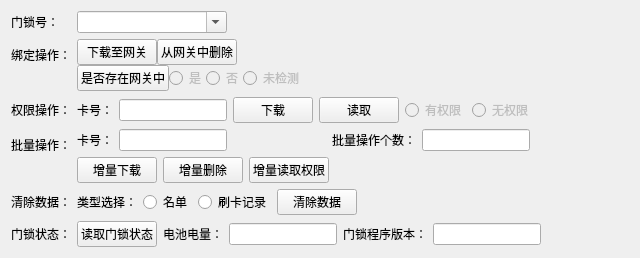
                   <widget class="QWidget" name="lock_params">
                    <attribute name="title">
                     <string>门锁参数</string>
                    </attribute>
                    <layout class="QFormLayout" name="formLayout_3">
                     <item row="0" column="0">
                      <widget class="QLabel" name="label_15">
                       <property name="text">
                        <string>门锁号：</string>
                       </property>
                      </widget>
                     </item>
                     <item row="0" column="1">
                      <widget class="QWidget" name="widget_15" native="true">
                       <layout class="QHBoxLayout" name="horizontalLayout_16">
                        <property name="leftMargin">
                         <number>0</number>
                        </property>
                        <property name="topMargin">
                         <number>0</number>
                        </property>
                        <property name="rightMargin">
                         <number>0</number>
                        </property>
                        <property name="bottomMargin">
                         <number>0</number>
                        </property>
                        <item>
                         <widget class="QComboBox" name="doorLockNumbercomboBox">
                          <property name="minimumSize">
                           <size>
                            <width>150</width>
                            <height>0</height>
                           </size>
                          </property>
                          <property name="editable">
                           <bool>true</bool>
                          </property>
                         </widget>
                        </item>
                        <item>
                         <spacer name="horizontalSpacer_12">
                          <property name="orientation">
                           <enum>Qt::Horizontal</enum>
                          </property>
                          <property name="sizeHint" stdset="0">
                           <size>
                            <width>402</width>
                            <height>20</height>
                           </size>
                          </property>
                         </spacer>
                        </item>
                       </layout>
                      </widget>
                     </item>
                     <item row="1" column="0">
                      <widget class="QLabel" name="label_18">
                       <property name="text">
                        <string>绑定操作：</string>
                       </property>
                      </widget>
                     </item>
                     <item row="1" column="1">
                      <widget class="QWidget" name="widget_14" native="true">
                       <layout class="QVBoxLayout" name="verticalLayout_18">
                        <property name="spacing">
                         <number>0</number>
                        </property>
                        <property name="leftMargin">
                         <number>0</number>
                        </property>
                        <property name="topMargin">
                         <number>0</number>
                        </property>
                        <property name="rightMargin">
                         <number>0</number>
                        </property>
                        <property name="bottomMargin">
                         <number>0</number>
                        </property>
                        <item>
                         <layout class="QVBoxLayout" name="verticalLayout_17">
                          <item>
                           <layout class="QHBoxLayout" name="horizontalLayout_13">
                            <item>
                             <widget class="QPushButton" name="downloadToTheGatewayButton">
                              <property name="text">
                               <string>下载至网关</string>
                              </property>
                             </widget>
                            </item>
                            <item>
                             <widget class="QPushButton" name="delteFormTheGatewayButton">
                              <property name="text">
                               <string>从网关中删除</string>
                              </property>
                             </widget>
                            </item>
                            <item>
                             <spacer name="horizontalSpacer_10">
                              <property name="orientation">
                               <enum>Qt::Horizontal</enum>
                              </property>
                              <property name="sizeHint" stdset="0">
                               <size>
                                <width>40</width>
                                <height>20</height>
                               </size>
                              </property>
                             </spacer>
                            </item>
                           </layout>
                          </item>
                          <item>
                           <layout class="QHBoxLayout" name="horizontalLayout_14">
                            <item>
                             <widget class="QPushButton" name="isExistsInTheGatewaytButton">
                              <property name="text">
                               <string>是否存在网关中</string>
                              </property>
                             </widget>
                            </item>
                            <item>
                             <widget class="QRadioButton" name="isInTheGatewayRadioButton">
                              <property name="enabled">
                               <bool>false</bool>
                              </property>
                              <property name="text">
                               <string>是</string>
                              </property>
                             </widget>
                            </item>
                            <item>
                             <widget class="QRadioButton" name="notInTheGatewayRadioButton">
                              <property name="enabled">
                               <bool>false</bool>
                              </property>
                              <property name="text">
                               <string>否</string>
                              </property>
                             </widget>
                            </item>
                            <item>
                             <widget class="QRadioButton" name="notCheackWhetherIntheGatewayradioButton">
                              <property name="enabled">
                               <bool>false</bool>
                              </property>
                              <property name="text">
                               <string>未检测</string>
                              </property>
                             </widget>
                            </item>
                            <item>
                             <spacer name="horizontalSpacer_9">
                              <property name="orientation">
                               <enum>Qt::Horizontal</enum>
                              </property>
                              <property name="sizeHint" stdset="0">
                               <size>
                                <width>40</width>
                                <height>20</height>
                               </size>
                              </property>
                             </spacer>
                            </item>
                           </layout>
                          </item>
                         </layout>
                        </item>
                       </layout>
                      </widget>
                     </item>
                     <item row="2" column="0">
                      <widget class="QLabel" name="label_16">
                       <property name="text">
                        <string>权限操作：</string>
                       </property>
                      </widget>
                     </item>
                     <item row="2" column="1">
                      <layout class="QHBoxLayout" name="horizontalLayout_15">
                       <item>
                        <widget class="QLabel" name="label_17">
                         <property name="text">
                          <string>卡号：</string>
                         </property>
                        </widget>
                       </item>
                       <item>
                        <widget class="QLineEdit" name="cardNemberLineEdit">
                         <property name="minimumSize">
                          <size>
                           <width>100</width>
                           <height>0</height>
                          </size>
                         </property>
                        </widget>
                       </item>
                       <item>
                        <widget class="QPushButton" name="downloarAuthorityButton">
                         <property name="text">
                          <string>下载</string>
                         </property>
                        </widget>
                       </item>
                       <item>
                        <widget class="QPushButton" name="readAuthorityButton">
                         <property name="text">
                          <string>读取</string>
                         </property>
                        </widget>
                       </item>
                       <item>
                        <widget class="QRadioButton" name="hasAuthorityRadioButton">
                         <property name="enabled">
                          <bool>false</bool>
                         </property>
                         <property name="text">
                          <string>有权限</string>
                         </property>
                        </widget>
                       </item>
                       <item>
                        <widget class="QRadioButton" name="noAuthorityradioButton">
                         <property name="enabled">
                          <bool>false</bool>
                         </property>
                         <property name="text">
                          <string>无权限</string>
                         </property>
                        </widget>
                       </item>
                       <item>
                        <spacer name="horizontalSpacer_11">
                         <property name="orientation">
                          <enum>Qt::Horizontal</enum>
                         </property>
                         <property name="sizeHint" stdset="0">
                          <size>
                           <width>40</width>
                           <height>20</height>
                          </size>
                         </property>
                        </spacer>
                       </item>
                      </layout>
                     </item>
                     <item row="3" column="0">
                      <widget class="QLabel" name="label_19">
                       <property name="text">
                        <string>批量操作：</string>
                       </property>
                      </widget>
                     </item>
                     <item row="3" column="1">
                      <widget class="QWidget" name="widget_16" native="true">
                       <layout class="QVBoxLayout" name="verticalLayout_21">
                        <property name="leftMargin">
                         <number>0</number>
                        </property>
                        <property name="topMargin">
                         <number>0</number>
                        </property>
                        <property name="rightMargin">
                         <number>0</number>
                        </property>
                        <property name="bottomMargin">
                         <number>0</number>
                        </property>
                        <item>
                         <layout class="QVBoxLayout" name="verticalLayout_20">
                          <item>
                           <layout class="QHBoxLayout" name="horizontalLayout_17">
                            <item>
                             <widget class="QLabel" name="label_20">
                              <property name="text">
                               <string>卡号：</string>
                              </property>
                             </widget>
                            </item>
                            <item>
                             <widget class="QLineEdit" name="cardNumberBatchLineEdit">
                              <property name="minimumSize">
                               <size>
                                <width>100</width>
                                <height>0</height>
                               </size>
                              </property>
                             </widget>
                            </item>
                            <item>
                             <spacer name="horizontalSpacer_14">
                              <property name="orientation">
                               <enum>Qt::Horizontal</enum>
                              </property>
                              <property name="sizeHint" stdset="0">
                               <size>
                                <width>40</width>
                                <height>20</height>
                               </size>
                              </property>
                             </spacer>
                            </item>
                            <item>
                             <widget class="QLabel" name="label_22">
                              <property name="text">
                               <string>批量操作个数：</string>
                              </property>
                             </widget>
                            </item>
                            <item>
                             <widget class="QLineEdit" name="numbersLineEdit">
                              <property name="minimumSize">
                               <size>
                                <width>100</width>
                                <height>0</height>
                               </size>
                              </property>
                             </widget>
                            </item>
                            <item>
                             <spacer name="horizontalSpacer_15">
                              <property name="orientation">
                               <enum>Qt::Horizontal</enum>
                              </property>
                              <property name="sizeHint" stdset="0">
                               <size>
                                <width>40</width>
                                <height>20</height>
                               </size>
                              </property>
                             </spacer>
                            </item>
                           </layout>
                          </item>
                          <item>
                           <layout class="QHBoxLayout" name="horizontalLayout_18">
                            <item>
                             <widget class="QPushButton" name="downloadAuthorityIncrementalButton">
                              <property name="text">
                               <string>增量下载</string>
                              </property>
                             </widget>
                            </item>
                            <item>
                             <widget class="QPushButton" name="deleteAuthorityIncrementalButton">
                              <property name="text">
                               <string>增量删除</string>
                              </property>
                             </widget>
                            </item>
                            <item>
                             <widget class="QPushButton" name="readAuthorityIncrementalButton">
                              <property name="text">
                               <string>增量读取权限</string>
                              </property>
                             </widget>
                            </item>
                            <item>
                             <spacer name="horizontalSpacer_13">
                              <property name="orientation">
                               <enum>Qt::Horizontal</enum>
                              </property>
                              <property name="sizeHint" stdset="0">
                               <size>
                                <width>40</width>
                                <height>20</height>
                               </size>
                              </property>
                             </spacer>
                            </item>
                           </layout>
                          </item>
                         </layout>
                        </item>
                       </layout>
                      </widget>
                     </item>
                     <item row="4" column="0">
                      <widget class="QLabel" name="label_21">
                       <property name="text">
                        <string>清除数据：</string>
                       </property>
                      </widget>
                     </item>
                     <item row="4" column="1">
                      <widget class="QWidget" name="widget_19" native="true">
                       <layout class="QHBoxLayout" name="horizontalLayout_20">
                        <property name="leftMargin">
                         <number>0</number>
                        </property>
                        <property name="topMargin">
                         <number>0</number>
                        </property>
                        <property name="rightMargin">
                         <number>0</number>
                        </property>
                        <property name="bottomMargin">
                         <number>0</number>
                        </property>
                        <item>
                         <layout class="QHBoxLayout" name="horizontalLayout_19">
                          <item>
                           <widget class="QLabel" name="label_24">
                            <property name="text">
                             <string>类型选择：</string>
                            </property>
                           </widget>
                          </item>
                          <item>
                           <widget class="QRadioButton" name="listOfNamesClearDataRadioButton">
                            <property name="text">
                             <string>名单</string>
                            </property>
                           </widget>
                          </item>
                          <item>
                           <widget class="QRadioButton" name="cardRecordClearDataRadioButton">
                            <property name="text">
                             <string>刷卡记录</string>
                            </property>
                           </widget>
                          </item>
                          <item>
                           <widget class="QPushButton" name="claerDataButton">
                            <property name="text">
                             <string>清除数据</string>
                            </property>
                           </widget>
                          </item>
                          <item>
                           <spacer name="horizontalSpacer_16">
                            <property name="orientation">
                             <enum>Qt::Horizontal</enum>
                            </property>
                            <property name="sizeHint" stdset="0">
                             <size>
                              <width>40</width>
                              <height>20</height>
                             </size>
                            </property>
                           </spacer>
                          </item>
                         </layout>
                        </item>
                       </layout>
                      </widget>
                     </item>
                     <item row="5" column="0">
                      <widget class="QLabel" name="label_23">
                       <property name="text">
                        <string>门锁状态：</string>
                       </property>
                      </widget>
                     </item>
                     <item row="5" column="1">
                      <layout class="QHBoxLayout" name="horizontalLayout_21">
                       <item>
                        <widget class="QPushButton" name="readDoorLockStatusButton">
                         <property name="text">
                          <string>读取门锁状态</string>
                         </property>
                        </widget>
                       </item>
                       <item>
                        <widget class="QLabel" name="label_26">
                         <property name="text">
                          <string>电池电量：</string>
                         </property>
                        </widget>
                       </item>
                       <item>
                        <widget class="QLineEdit" name="batteryPowerLineEdit">
                         <property name="minimumSize">
                          <size>
                           <width>50</width>
                           <height>0</height>
                          </size>
                         </property>
                        </widget>
                       </item>
                       <item>
                        <widget class="QLabel" name="label_25">
                         <property name="text">
                          <string>门锁程序版本：</string>
                         </property>
                        </widget>
                       </item>
                       <item>
                        <widget class="QLineEdit" name="doorLockVensonLineEdit">
                         <property name="minimumSize">
                          <size>
                           <width>100</width>
                           <height>0</height>
                          </size>
                         </property>
                        </widget>
                       </item>
                       <item>
                        <spacer name="horizontalSpacer_17">
                         <property name="orientation">
                          <enum>Qt::Horizontal</enum>
                         </property>
                         <property name="sizeHint" stdset="0">
                          <size>
                           <width>40</width>
                           <height>20</height>
                          </size>
                         </property>
                        </spacer>
                       </item>
                      </layout>
                     </item>
                    </layout>
                   </widget>
